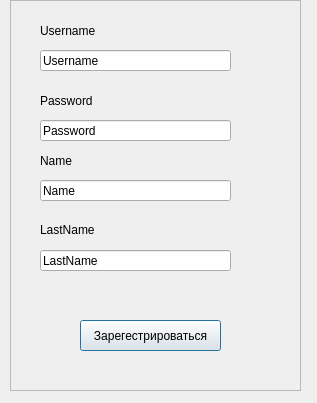
<?xml version="1.0" encoding="UTF-8"?>
<ui version="4.0">
 <class>SingUpWindow</class>
 <widget class="QDialog" name="SingUpWindow">
  <property name="geometry">
   <rect>
    <x>0</x>
    <y>0</y>
    <width>317</width>
    <height>403</height>
   </rect>
  </property>
  <property name="windowTitle">
   <string>Dialog</string>
  </property>
  <widget class="QFrame" name="frame">
   <property name="geometry">
    <rect>
     <x>10</x>
     <y>0</y>
     <width>291</width>
     <height>391</height>
    </rect>
   </property>
   <property name="frameShape">
    <enum>QFrame::StyledPanel</enum>
   </property>
   <property name="frameShadow">
    <enum>QFrame::Raised</enum>
   </property>
   <widget class="QLabel" name="Username">
    <property name="geometry">
     <rect>
      <x>30</x>
      <y>20</y>
      <width>91</width>
      <height>21</height>
     </rect>
    </property>
    <property name="text">
     <string>Username</string>
    </property>
   </widget>
   <widget class="QLineEdit" name="UsernameInput">
    <property name="geometry">
     <rect>
      <x>30</x>
      <y>50</y>
      <width>191</width>
      <height>21</height>
     </rect>
    </property>
    <property name="text">
     <string>Username</string>
    </property>
   </widget>
   <widget class="QLabel" name="Password">
    <property name="geometry">
     <rect>
      <x>30</x>
      <y>90</y>
      <width>91</width>
      <height>21</height>
     </rect>
    </property>
    <property name="text">
     <string>Password</string>
    </property>
   </widget>
   <widget class="QLineEdit" name="PasswordInput">
    <property name="geometry">
     <rect>
      <x>30</x>
      <y>120</y>
      <width>191</width>
      <height>21</height>
     </rect>
    </property>
    <property name="text">
     <string>Password</string>
    </property>
   </widget>
   <widget class="QLabel" name="Name">
    <property name="geometry">
     <rect>
      <x>30</x>
      <y>150</y>
      <width>181</width>
      <height>21</height>
     </rect>
    </property>
    <property name="text">
     <string>Name</string>
    </property>
   </widget>
   <widget class="QLineEdit" name="NameInput">
    <property name="geometry">
     <rect>
      <x>30</x>
      <y>180</y>
      <width>191</width>
      <height>21</height>
     </rect>
    </property>
    <property name="text">
     <string>Name</string>
    </property>
   </widget>
   <widget class="QLabel" name="LastName">
    <property name="geometry">
     <rect>
      <x>30</x>
      <y>220</y>
      <width>191</width>
      <height>20</height>
     </rect>
    </property>
    <property name="text">
     <string>LastName</string>
    </property>
   </widget>
   <widget class="QLineEdit" name="LastNameInput">
    <property name="geometry">
     <rect>
      <x>30</x>
      <y>250</y>
      <width>191</width>
      <height>21</height>
     </rect>
    </property>
    <property name="text">
     <string>LastName</string>
    </property>
   </widget>
   <widget class="QPushButton" name="Sing_In2">
    <property name="geometry">
     <rect>
      <x>70</x>
      <y>320</y>
      <width>141</width>
      <height>31</height>
     </rect>
    </property>
    <property name="text">
     <string>Зарегестрироваться</string>
    </property>
   </widget>
  </widget>
 </widget>
 <resources/>
 <connections/>
</ui>
